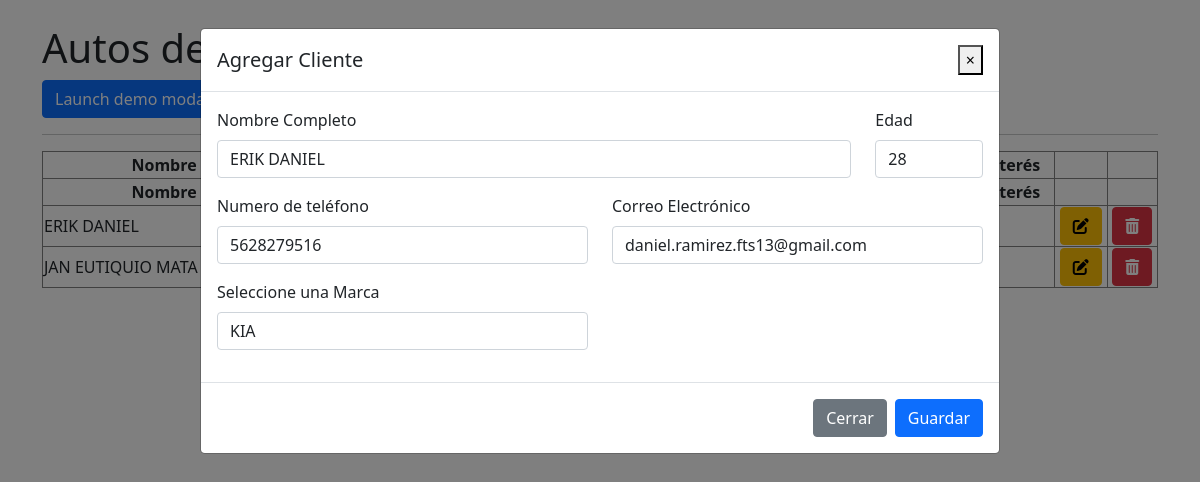
/index.php?idCliente=6, run on the app's committed database.
### tables this page shows
CREATE TABLE `clientes` (
  `ID_CLIENTE` int(11) NOT NULL,
  `NOMBRE` varchar(200) NOT NULL,
  `EDAD` int(11) NOT NULL,
  `TELEFONO` varchar(12) NOT NULL,
  `EMAIL` varchar(160) NOT NULL,
  `ID_MARCA` int(11) NOT NULL,
  `ID_MODELO` int(11) NOT NULL,
  `CREATE_RECORD` datetime NOT NULL
);

CREATE TABLE `autos` (
  `ID_AUTO` int(11) NOT NULL,
  `MARCA` varchar(50) NOT NULL
);

### index.php (the view, shortened to what this page needs)
<?php require_once('euqZYnmTGOAo.php') ?>
<?php
$editFormAction = $_SERVER['PHP_SELF'];
  if (isset($_SERVER['QUERY_STRING'])) {
    $editFormAction .= "?" . htmlentities($_SERVER['QUERY_STRING']);
  }
?>
<?php
  $colname_idCliente = "";
  if (isset($_GET['idCliente'])) {
  	$colname_idCliente = $_GET['idCliente'];
  }
  $queryAutos = "SELECT * FROM autos";
  $stmtAutosEd = mysqli_query($conn, $queryAutos);
  $queryClientes = "SELECT * FROM clientes LEFT JOIN autos ON clientes.ID_MARCA = autos.ID_AUTO LEFT JOIN modelos ON clientes.ID_MODELO = modelos.ID_MODELO ORDER BY ID_CLIENTE ASC";
  $stmtClientes = mysqli_query($conn, $queryClientes);
  $queryCliente = "SELECT * FROM clientes WHERE ID_CLIENTE = '$colname_idCliente'";
  $stmtCliente = mysqli_query($conn, $queryCliente);
  $row_ClienteByID = mysqli_fetch_assoc($stmtCliente);
?>
<!DOCTYPE html>
<html>
<head>
	<link href="https://cdn.jsdelivr.net/npm/bootstrap@5.1.3/dist/css/bootstrap.min.css" rel="stylesheet">
    <link rel="stylesheet" type="text/css" href="https://cdn.datatables.net/v/bs4/dt-1.10.20/datatables.min.css"/>
    <link href="https://cdn.datatables.net/buttons/2.0.1/css/buttons.dataTables.min.css" rel="stylesheet">
    <link rel="stylesheet" href="https://cdnjs.cloudflare.com/ajax/libs/font-awesome/6.2.1/css/all.min.css" />
</head>
<body>
	<div class="container mt-4 mb-4">
		<h1>Autos de interés</h1>
		<button type="button" class="btn btn-primary" data-bs-toggle="modal" data-bs-target="#addModal">
  			Launch demo modal
		</button>
		<table name="tbl-contact" id="tbl-contact" class="table-striped table-bordered" style="width:100%">
                <thead class="text-center">
                    <th>Nombre</th>
                    <th>Edad</th>
                    <th>Teléfono</th>
                    <th>Email</th>
                    <th>Auto de Interés</th>
                    <th>Modelo de Interés</th>
                    <th></th>
                    <th></th>
                </thead>
                <tbody>
                	<?php while($row_Cliente = mysqli_fetch_assoc($stmtClientes)){ ?>
                    	<tr>
                    		<td><?php echo $row_Cliente['NOMBRE']; ?></td>
                    		<td><?php echo $row_Cliente['EDAD']; ?></td>
                    		<td><?php echo $row_Cliente['TELEFONO']; ?></td>
                    		<td><?php echo $row_Cliente['EMAIL']; ?></td>
                    		<td><?php echo $row_Cliente['MARCA']; ?></td>
                    		<td><?php echo $row_Cliente['MODELO']; ?></td>
                    		<td class="text-center"> <a class="btn btn-warning" href="index.php?idCliente=<?php echo $row_Cliente['ID_CLIENTE']; ?>"><i class="fa-solid fa-pen-to-square"></i></a> </td>
                    		<td class="text-center" > <form class="form-group" method="POST" action="<?php echo $editFormAction; ?>"><button class="btn btn-danger"><i class="fa-solid fa-trash-can"></i></button> </form> </td>
                    	</tr>
                    <?php } ?>
                </tbody>
            </table>
	</div>
        <?php if (!empty($colname_idCliente)) { ?>
<div class="modal fade" id="staticBackdrop" data-bs-backdrop="static" data-bs-keyboard="false" tabindex="-1" aria-labelledby="staticBackdropLabel" aria-hidden="true">
  <div class="modal-dialog modal-lg">
    <div class="modal-content">
      <div class="modal-header">
        <h5 class="modal-title" id="exampleModalLabel">Agregar Cliente</h5>
        <button type="button" class="close" data-dismiss="modal" aria-label="Close">
          <span aria-hidden="true">&times;</span>
        </button>
      </div>
      <div class="modal-body">
        <form class="form-group" method="POST" action="<?php echo $editFormAction; ?>">
        	<div class="row">
        		<div class="col-12 col-md-10 mb-3">
        			<label class="form-label">Nombre Completo</label>
        			<input minlength="5" required class="form-control" type="text" name="name" value="<?php echo $row_ClienteByID['NOMBRE']; ?>">
        		</div>
        		<div class="col-12 col-md-2 mb-3">
        			<label class="form-label">Edad</label>
        			<input minlength="2" required class="form-control" type="text" name="edad" value="<?php echo $row_ClienteByID['EDAD']; ?>">
        		</div>
        		<div class="col-12 col-md-6 mb-3">
        			<label class="form-label">Numero de teléfono</label>
        			<input minlength="10" required class="form-control" type="text" name="phone" value="<?php echo $row_ClienteByID['TELEFONO']; ?>">
        		</div>
        		<div class="col-12 col-md-6 mb-3">
        			<label class="form-label">Correo Electrónico</label>
        			<input required class="form-control" type="email" name="email" value="<?php echo $row_ClienteByID['EMAIL']; ?>">
        		</div>
        		<div class="col-12 col-md-6 mb-3">
        			<label class="form-label">Seleccione una Marca</label>
        			<select id="autoE" class="form-control" name="autoE">
        				<?php while($row_AutoEd = mysqli_fetch_assoc($stmtAutosEd)){ ?>
        					<option <?php if ($row_AutoEd['ID_AUTO'] == $row_ClienteByID['ID_MARCA']) {
        						echo "selected";
        					}else{echo "none";} ?> value="<?php echo $row_AutoEd['ID_AUTO']; ?>"><?php echo $row_AutoEd['MARCA']; ?></option>
        				<?php } ?>
        			</select>
        		</div>
        		<div class="col-12 col-md-6 mb-3">
        		</div>
        	</div>
      </div>
      <div class="modal-footer">
        <button type="button" class="btn btn-secondary" data-dismiss="modal">Cerrar</button>
        <button type="submit" class="btn btn-primary">Guardar</button>
      </div>
    </div>
  </div>
</div>
<?php } ?>
</body>
</html>

### data on the page
clientes: NOMBRE "ERIK DANIEL", name "ERIK DANIEL", edad "28", phone "5628279516", email "daniel.ramirez.fts13@gmail.com", autoE "KIA"
clientes: NOMBRE "JAN EUTIQUIO MATA PEREZ"
